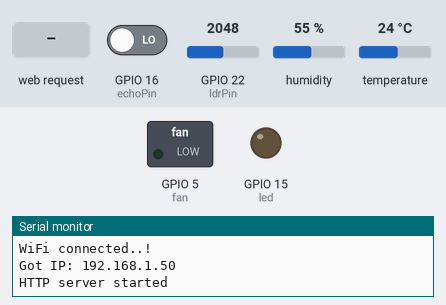
A sketch run on a simulated ESP32. Shown: switched loads named in the sketch (green lamp = pin HIGH), output pins drawn as LEDs (lit = HIGH), the last lines printed to the serial monitor. The inputs (shaded band) are chosen by the test bench; at power-on: temperature 24 °C, GPIO 22 (ldrPin) = 2048, GPIO 16 (echoPin) LOW, humidity 55 %. WiFi joins after 1.5 s; servers stay silent unless stated; pins used as bus, display or sensor lines are not drawn.

Above: at 5.2 s.
5.3 s: temperature set to 21 °C
10.2 s: temperature set to 18 °C
At 15.2 s:
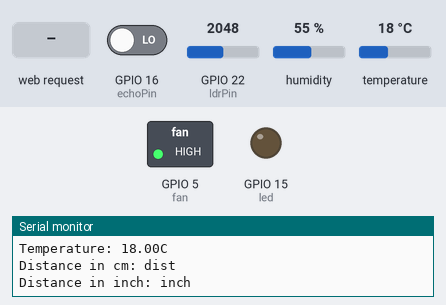
15.5 s: GPIO 22 (ldrPin) set to 829
20.2 s: GPIO 22 (ldrPin) set to 760
At 24.8 s:
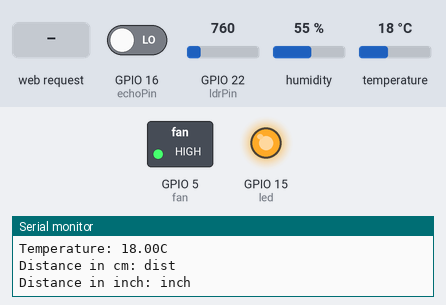
25.6 s: HTTP request GET /?fanOff received
At 29.5 s:
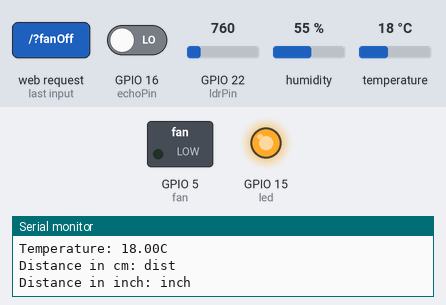
35.6 s: HTTP request GET /?lightOff received
At 40.1 s:
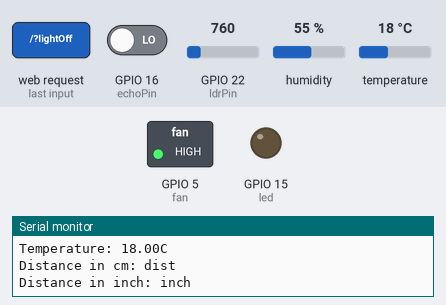
Timing chart, 0 to 45.7 s (numbered marks = the images above; inputs shaded):
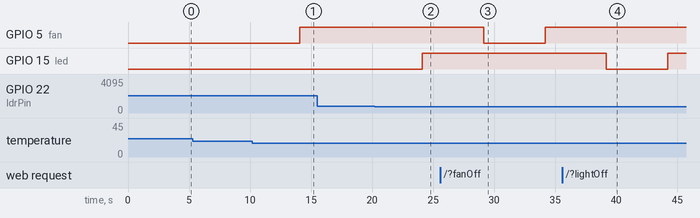

The sketch:

finalCode.ino
```cpp
#include "DHT.h"
#include <WiFi.h>
#include <WiFiClient.h>

#define dhtPin 4
#define trigPin 17
#define echoPin 16
#define ldrPin 22
#define led 15
#define fan 5
#define DHTTYPE DHT11

const char* ssid = "vivo";
const char* password = "hemaharini";
WiFiServer server(80);

DHT dht(dhtPin,DHTTYPE);

void DHTsetup()
{
Serial.println("DHTxx test!");
dht.begin();
}
float getTemp()
{
 float temp = dht.readTemperature();
 Serial.print("Temperature: ");
 Serial.print(temp);
 Serial.println("C");
 return temp;
}

float LDRsetup()
{ pinMode(ldrPin,INPUT);
}
float getLight(){
  int light = analogRead(ldrPin);
  return light;
}

float UltrasonicSensorsetup(){
  pinMode(trigPin,OUTPUT);
  pinMode(echoPin,INPUT);
}
float getdist(){
 digitalWrite(trigPin,LOW);
vTaskDelay(1000);

digitalWrite(trigPin,HIGH);
vTaskDelay(1000);
digitalWrite(trigPin,LOW);

float time=pulseIn(echoPin,HIGH);
float dist = time*0.034/2;
float inch= dist*39.37;
Serial.print("Distance in cm: ");
Serial.println("dist");
Serial.print("Distance in inch: ");
Serial.println("inch");
return inch;
}

void relaySetup(){
  pinMode(led,OUTPUT);
  pinMode(fan,OUTPUT);
}

 void wifiSetup()
{
  Serial.print("Connecting to ");
  Serial.print(ssid);
  WiFi.begin(ssid, password);

  while (WiFi.status() != WL_CONNECTED)
  {
    Automode();
    vTaskDelay(1000);
    Serial.print(".");
  }
  Serial.println("");
  Serial.println("WiFi connected..!");
  Serial.print("Got IP: ");
  Serial.println(WiFi.localIP());

  server.begin();
  Serial.println("HTTP server started");
}

void Automode(){
  float temp = getTemp();
  float light = getLight();
  float inch = getdist();

  if(inch<=6)
{
   if (light < 800) {
      digitalWrite(led,HIGH);
      }
   else {
      digitalWrite(led,LOW);
      }
   if (temp >= 20 ) {
      digitalWrite(fan,LOW);
      }
   else{
      digitalWrite(fan, HIGH);
      }
}
else {
  digitalWrite(led, LOW);
  digitalWrite(fan,LOW);
   }
}

void setup()
{
  Serial.begin(9600);
  DHTsetup();
  LDRsetup();
  UltrasonicSensorsetup();
  relaySetup();
  wifiSetup();
}

bool Manualmode = false;

void loop()
{
  WiFiClient client = server.available();
  if (client)
  {
    bool currentlineisBlank = true;
    String buffer = "";
    while(client.connected())
    {
      if (client.available())
      {
        char c = client.read();
        buffer += c;
        if (c == '\n' && currentlineisBlank)
        {
          client.println("HTTP/1.1 200 OK");
          client.println("Content-Type: text/html");
          client.println();
          client.println("<HTML><title>ESP32</title>");
          client.println("<body><h1>HOME AUTOMATION CONTROL</h1>");
          client.println("<body><h1>Choose your mode</h1>");

          client.println("<p>Manual Control</p>");
          client.println("<a href=\?manualOn\"\"><button>On</button></a>");
          client.println("<a href=\?manualOff\"\"><button>Off</button></a>");

          client.println("<p>Light</p>");
          client.println("<a href=\?lightOn\"\"><button>On</button></a>");
          client.println("<a href=\?lightOff\"\"><button>Off</button></a>");

          client.println("<p>Fan</p>");
          client.println("<a href=\?fanOn\"\"><button>On</button></a>");
          client.println("<a href=\?fanOff\"\"><button>Off</button></a>");

          client.println("</body></HTML>");
          break;
        }

        else if (c=='\n')
        {
          currentlineisBlank = true;
          buffer = "";
        }
        else if (c == '\r');
        {
          if(buffer.indexOf("GET /?lightOff")>=0)
           digitalWrite(led, LOW);
          if(buffer.indexOf("GET /?lightOn")>=0)
           digitalWrite(led,HIGH);

          if(buffer.indexOf("GET /?fanOff")>=0)
           digitalWrite(fan,LOW);
          if(buffer.indexOf("GET /?fanOn")>=0)
           digitalWrite(fan,HIGH);

          if(buffer.indexOf("GET /?manualOn")>=0)
          {
           Manualmode = true;
           Serial.print("Manualmode: ");
           Serial.print(Manualmode);
          }
          if(buffer.indexOf("GET /?manualOff")>=0)
          {
           Manualmode = false;
           Serial.print("Manualmode: ");
           Serial.print(Manualmode);
          }
        }
      }
    }
  }
  else
  {
     bool currentlineisBlank = false;
  }
  client.stop();
  vTaskDelay(2000);
  if(Manualmode == false)
  {
    Serial.println("Automode");
    Automode();
  }
  else
  {
    Serial.println("Manualmode"); } }
```

Measured:
- the behaviour switches between 20 and 19 °C on temperature (found by bisection; images 0 and 1)
- the behaviour switches between 800 and 799 on GPIO 22 (ldrPin) (found by bisection; images 1 and 2)
- after the input at 10.2 s, GPIO 5 (fan): LOW → HIGH after 3.9 s
- after the input at 20.2 s, GPIO 15 (led): LOW → HIGH after 3.9 s
- after the input at 25.6 s, GPIO 5 (fan): HIGH → LOW after 3.5 s, → HIGH 5.0 s later
- after the input at 35.6 s, GPIO 15 (led): HIGH → LOW after 3.6 s, → HIGH 5.0 s later
